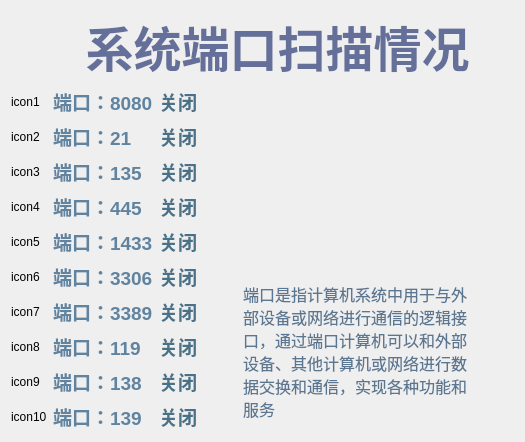
            <widget class="QWidget" name="pageOfPort">
             <layout class="QVBoxLayout" name="verticalLayout_3">
              <item>
               <layout class="QHBoxLayout" name="horizontalLayout_21" stretch="1,20">
                <item>
                 <widget class="clickLabel" name="backOfSystemBug">
                  <property name="text">
                   <string/>
                  </property>
                  <property name="pixmap">
                   <pixmap resource="../resource/res.qrc">:/img/common/back2.png</pixmap>
                  </property>
                  <property name="scaledContents">
                   <bool>false</bool>
                  </property>
                 </widget>
                </item>
                <item>
                 <widget class="QLabel" name="titleOfPortInfo">
                  <property name="text">
                   <string>&lt;html&gt;&lt;head/&gt;&lt;body&gt;&lt;p&gt;&lt;span style=&quot; font-size:36pt; font-weight:600; color:#646f9a;&quot;&gt;系统端口扫描情况&lt;/span&gt;&lt;/p&gt;&lt;/body&gt;&lt;/html&gt;</string>
                  </property>
                  <property name="alignment">
                   <set>Qt::AlignCenter</set>
                  </property>
                 </widget>
                </item>
               </layout>
              </item>
              <item>
               <layout class="QHBoxLayout" name="horizontalLayout_5">
                <item>
                 <layout class="QHBoxLayout" name="horizontalLayout_9">
                  <item>
                   <layout class="QVBoxLayout" name="verticalLayout_7">
                    <item>
                     <widget class="clickLabel" name="iconOfPort8080">
                      <property name="maximumSize">
                       <size>
                        <width>45</width>
                        <height>45</height>
                       </size>
                      </property>
                      <property name="text">
                       <string>icon1</string>
                      </property>
                      <property name="scaledContents">
                       <bool>true</bool>
                      </property>
                     </widget>
                    </item>
                    <item>
                     <widget class="clickLabel" name="iconOfPort21">
                      <property name="maximumSize">
                       <size>
                        <width>45</width>
                        <height>45</height>
                       </size>
                      </property>
                      <property name="text">
                       <string>icon2</string>
                      </property>
                      <property name="scaledContents">
                       <bool>true</bool>
                      </property>
                     </widget>
                    </item>
                    <item>
                     <widget class="clickLabel" name="iconOfPort135">
                      <property name="maximumSize">
                       <size>
                        <width>45</width>
                        <height>45</height>
                       </size>
                      </property>
                      <property name="text">
                       <string>icon3</string>
                      </property>
                      <property name="scaledContents">
                       <bool>true</bool>
                      </property>
                     </widget>
                    </item>
                    <item>
                     <widget class="clickLabel" name="iconOfPort445">
                      <property name="maximumSize">
                       <size>
                        <width>45</width>
                        <height>45</height>
                       </size>
                      </property>
                      <property name="text">
                       <string>icon4</string>
                      </property>
                      <property name="scaledContents">
                       <bool>true</bool>
                      </property>
                     </widget>
                    </item>
                    <item>
                     <widget class="clickLabel" name="iconOfPort1433">
                      <property name="maximumSize">
                       <size>
                        <width>45</width>
                        <height>45</height>
                       </size>
                      </property>
                      <property name="text">
                       <string>icon5</string>
                      </property>
                      <property name="scaledContents">
                       <bool>true</bool>
                      </property>
                     </widget>
                    </item>
                    <item>
                     <widget class="clickLabel" name="iconOfPort3306">
                      <property name="maximumSize">
                       <size>
                        <width>45</width>
                        <height>45</height>
                       </size>
                      </property>
                      <property name="text">
                       <string>icon6</string>
                      </property>
                      <property name="scaledContents">
                       <bool>true</bool>
                      </property>
                     </widget>
                    </item>
                    <item>
                     <widget class="clickLabel" name="iconOfPort3389">
                      <property name="maximumSize">
                       <size>
                        <width>45</width>
                        <height>45</height>
                       </size>
                      </property>
                      <property name="text">
                       <string>icon7</string>
                      </property>
                      <property name="scaledContents">
                       <bool>true</bool>
                      </property>
                     </widget>
                    </item>
                    <item>
                     <widget class="clickLabel" name="iconOfPort119">
                      <property name="maximumSize">
                       <size>
                        <width>45</width>
                        <height>45</height>
                       </size>
                      </property>
                      <property name="text">
                       <string>icon8</string>
                      </property>
                      <property name="scaledContents">
                       <bool>true</bool>
                      </property>
                     </widget>
                    </item>
                    <item>
                     <widget class="clickLabel" name="iconOfPort138">
                      <property name="maximumSize">
                       <size>
                        <width>45</width>
                        <height>45</height>
                       </size>
                      </property>
                      <property name="text">
                       <string>icon9</string>
                      </property>
                      <property name="scaledContents">
                       <bool>true</bool>
                      </property>
                     </widget>
                    </item>
                    <item>
                     <widget class="clickLabel" name="iconOfPort139">
                      <property name="maximumSize">
                       <size>
                        <width>45</width>
                        <height>45</height>
                       </size>
                      </property>
                      <property name="text">
                       <string>icon10</string>
                      </property>
                      <property name="scaledContents">
                       <bool>true</bool>
                      </property>
                     </widget>
                    </item>
                   </layout>
                  </item>
                  <item>
                   <layout class="QVBoxLayout" name="verticalLayout_8">
                    <item>
                     <widget class="clickLabel" name="textOfPort8080">
                      <property name="text">
                       <string>&lt;html&gt;&lt;head/&gt;&lt;body&gt;&lt;p&gt;&lt;span style=&quot; font-size:14pt; font-weight:600; color:#6083a0;&quot;&gt;端口：8080&lt;/span&gt;&lt;/p&gt;&lt;/body&gt;&lt;/html&gt;</string>
                      </property>
                     </widget>
                    </item>
                    <item>
                     <widget class="clickLabel" name="textOfPort21">
                      <property name="text">
                       <string>&lt;html&gt;&lt;head/&gt;&lt;body&gt;&lt;p&gt;&lt;span style=&quot; font-size:14pt; font-weight:600; color:#6083a0;&quot;&gt;端口：21&lt;/span&gt;&lt;/p&gt;&lt;/body&gt;&lt;/html&gt;</string>
                      </property>
                     </widget>
                    </item>
                    <item>
                     <widget class="clickLabel" name="textOfPort135">
                      <property name="text">
                       <string>&lt;html&gt;&lt;head/&gt;&lt;body&gt;&lt;p&gt;&lt;span style=&quot; font-size:14pt; font-weight:600; color:#6083a0;&quot;&gt;端口：135&lt;/span&gt;&lt;/p&gt;&lt;/body&gt;&lt;/html&gt;</string>
                      </property>
                     </widget>
                    </item>
                    <item>
                     <widget class="clickLabel" name="textOfPort445">
                      <property name="text">
                       <string>&lt;html&gt;&lt;head/&gt;&lt;body&gt;&lt;p&gt;&lt;span style=&quot; font-size:14pt; font-weight:600; color:#6083a0;&quot;&gt;端口：445&lt;/span&gt;&lt;/p&gt;&lt;/body&gt;&lt;/html&gt;</string>
                      </property>
                     </widget>
                    </item>
                    <item>
                     <widget class="clickLabel" name="textOfPort1433">
                      <property name="text">
                       <string>&lt;html&gt;&lt;head/&gt;&lt;body&gt;&lt;p&gt;&lt;span style=&quot; font-size:14pt; font-weight:600; color:#6083a0;&quot;&gt;端口：1433&lt;/span&gt;&lt;/p&gt;&lt;/body&gt;&lt;/html&gt;</string>
                      </property>
                     </widget>
                    </item>
                    <item>
                     <widget class="clickLabel" name="textOfPort3306">
                      <property name="text">
                       <string>&lt;html&gt;&lt;head/&gt;&lt;body&gt;&lt;p&gt;&lt;span style=&quot; font-size:14pt; font-weight:600; color:#6083a0;&quot;&gt;端口：3306&lt;/span&gt;&lt;/p&gt;&lt;/body&gt;&lt;/html&gt;</string>
                      </property>
                     </widget>
                    </item>
                    <item>
                     <widget class="clickLabel" name="textOfPort3389">
                      <property name="text">
                       <string>&lt;html&gt;&lt;head/&gt;&lt;body&gt;&lt;p&gt;&lt;span style=&quot; font-size:14pt; font-weight:600; color:#6083a0;&quot;&gt;端口：3389&lt;/span&gt;&lt;/p&gt;&lt;/body&gt;&lt;/html&gt;</string>
                      </property>
                     </widget>
                    </item>
                    <item>
                     <widget class="clickLabel" name="textOfPort119">
                      <property name="text">
                       <string>&lt;html&gt;&lt;head/&gt;&lt;body&gt;&lt;p&gt;&lt;span style=&quot; font-size:14pt; font-weight:600; color:#6083a0;&quot;&gt;端口：119&lt;/span&gt;&lt;/p&gt;&lt;/body&gt;&lt;/html&gt;</string>
                      </property>
                     </widget>
                    </item>
                    <item>
                     <widget class="clickLabel" name="textOfPort138">
                      <property name="text">
                       <string>&lt;html&gt;&lt;head/&gt;&lt;body&gt;&lt;p&gt;&lt;span style=&quot; font-size:14pt; font-weight:600; color:#6083a0;&quot;&gt;端口：138&lt;/span&gt;&lt;/p&gt;&lt;/body&gt;&lt;/html&gt;</string>
                      </property>
                     </widget>
                    </item>
                    <item>
                     <widget class="clickLabel" name="textOfPort139">
                      <property name="text">
                       <string>&lt;html&gt;&lt;head/&gt;&lt;body&gt;&lt;p&gt;&lt;span style=&quot; font-size:14pt; font-weight:600; color:#6083a0;&quot;&gt;端口：139&lt;/span&gt;&lt;/p&gt;&lt;/body&gt;&lt;/html&gt;</string>
                      </property>
                     </widget>
                    </item>
                   </layout>
                  </item>
                  <item>
                   <layout class="QVBoxLayout" name="verticalLayout_9">
                    <item>
                     <widget class="clickLabel" name="stateOfPort8080">
                      <property name="text">
                       <string>&lt;html&gt;&lt;head/&gt;&lt;body&gt;&lt;p&gt;&lt;span style=&quot; font-size:14pt; font-weight:600; color:#497188;&quot;&gt;关闭&lt;/span&gt;&lt;/p&gt;&lt;/body&gt;&lt;/html&gt;</string>
                      </property>
                     </widget>
                    </item>
                    <item>
                     <widget class="clickLabel" name="stateOfPort21">
                      <property name="text">
                       <string>&lt;html&gt;&lt;head/&gt;&lt;body&gt;&lt;p&gt;&lt;span style=&quot; font-size:14pt; font-weight:600; color:#497188;&quot;&gt;关闭&lt;/span&gt;&lt;/p&gt;&lt;/body&gt;&lt;/html&gt;</string>
                      </property>
                     </widget>
                    </item>
                    <item>
                     <widget class="clickLabel" name="stateOfPort135">
                      <property name="text">
                       <string>&lt;html&gt;&lt;head/&gt;&lt;body&gt;&lt;p&gt;&lt;span style=&quot; font-size:14pt; font-weight:600; color:#497188;&quot;&gt;关闭&lt;/span&gt;&lt;/p&gt;&lt;/body&gt;&lt;/html&gt;</string>
                      </property>
                     </widget>
                    </item>
                    <item>
                     <widget class="clickLabel" name="stateOfPort445">
                      <property name="text">
                       <string>&lt;html&gt;&lt;head/&gt;&lt;body&gt;&lt;p&gt;&lt;span style=&quot; font-size:14pt; font-weight:600; color:#497188;&quot;&gt;关闭&lt;/span&gt;&lt;/p&gt;&lt;/body&gt;&lt;/html&gt;</string>
                      </property>
                     </widget>
                    </item>
                    <item>
                     <widget class="clickLabel" name="stateOfPort1433">
                      <property name="text">
                       <string>&lt;html&gt;&lt;head/&gt;&lt;body&gt;&lt;p&gt;&lt;span style=&quot; font-size:14pt; font-weight:600; color:#497188;&quot;&gt;关闭&lt;/span&gt;&lt;/p&gt;&lt;/body&gt;&lt;/html&gt;</string>
                      </property>
                     </widget>
                    </item>
                    <item>
                     <widget class="clickLabel" name="stateOfPort3306">
                      <property name="text">
                       <string>&lt;html&gt;&lt;head/&gt;&lt;body&gt;&lt;p&gt;&lt;span style=&quot; font-size:14pt; font-weight:600; color:#497188;&quot;&gt;关闭&lt;/span&gt;&lt;/p&gt;&lt;/body&gt;&lt;/html&gt;</string>
                      </property>
                     </widget>
                    </item>
                    <item>
                     <widget class="clickLabel" name="stateOfPort3389">
                      <property name="text">
                       <string>&lt;html&gt;&lt;head/&gt;&lt;body&gt;&lt;p&gt;&lt;span style=&quot; font-size:14pt; font-weight:600; color:#497188;&quot;&gt;关闭&lt;/span&gt;&lt;/p&gt;&lt;/body&gt;&lt;/html&gt;</string>
                      </property>
                     </widget>
                    </item>
                    <item>
                     <widget class="clickLabel" name="stateOfPort119">
                      <property name="text">
                       <string>&lt;html&gt;&lt;head/&gt;&lt;body&gt;&lt;p&gt;&lt;span style=&quot; font-size:14pt; font-weight:600; color:#497188;&quot;&gt;关闭&lt;/span&gt;&lt;/p&gt;&lt;/body&gt;&lt;/html&gt;</string>
                      </property>
                     </widget>
                    </item>
                    <item>
                     <widget class="clickLabel" name="stateOfPort138">
                      <property name="text">
                       <string>&lt;html&gt;&lt;head/&gt;&lt;body&gt;&lt;p&gt;&lt;span style=&quot; font-size:14pt; font-weight:600; color:#497188;&quot;&gt;关闭&lt;/span&gt;&lt;/p&gt;&lt;/body&gt;&lt;/html&gt;</string>
                      </property>
                     </widget>
                    </item>
                    <item>
                     <widget class="clickLabel" name="stateOfPort139">
                      <property name="text">
                       <string>&lt;html&gt;&lt;head/&gt;&lt;body&gt;&lt;p&gt;&lt;span style=&quot; font-size:14pt; font-weight:600; color:#497188;&quot;&gt;关闭&lt;/span&gt;&lt;/p&gt;&lt;/body&gt;&lt;/html&gt;</string>
                      </property>
                     </widget>
                    </item>
                   </layout>
                  </item>
                  <item>
                   <layout class="QVBoxLayout" name="verticalLayout_6" stretch="3,0">
                    <property name="spacing">
                     <number>20</number>
                    </property>
                    <property name="leftMargin">
                     <number>40</number>
                    </property>
                    <property name="topMargin">
                     <number>20</number>
                    </property>
                    <property name="rightMargin">
                     <number>20</number>
                    </property>
                    <property name="bottomMargin">
                     <number>10</number>
                    </property>
                    <item>
                     <widget class="QLabel" name="label_7">
                      <property name="maximumSize">
                       <size>
                        <width>566</width>
                        <height>260</height>
                       </size>
                      </property>
                      <property name="text">
                       <string/>
                      </property>
                      <property name="pixmap">
                       <pixmap resource="../resource/res.qrc">:/img/scan/analysis/trial.png</pixmap>
                      </property>
                      <property name="scaledContents">
                       <bool>true</bool>
                      </property>
                     </widget>
                    </item>
                    <item>
                     <layout class="QHBoxLayout" name="horizontalLayout_7" stretch="20,0">
                      <item>
                       <widget class="QLabel" name="textOfDescription">
                        <property name="styleSheet">
                         <string notr="true">QLabel#textOfDescription
{
    border-image: url(:/img/scan/analysis/rect.png);
}</string>
                        </property>
                        <property name="text">
                         <string>&lt;html&gt;&lt;head/&gt;&lt;body&gt;&lt;p&gt;&lt;span style=&quot; font-size:12pt; color:#5b7690;&quot;&gt;端口是指计算机系统中用于与外部设备或网络进行通信的逻辑接口，通过端口计算机可以和外部设备、其他计算机或网络进行数据交换和通信，实现各种功能和服务&lt;/span&gt;&lt;/p&gt;&lt;/body&gt;&lt;/html&gt;</string>
                        </property>
                        <property name="alignment">
                         <set>Qt::AlignLeading|Qt::AlignLeft|Qt::AlignVCenter</set>
                        </property>
                        <property name="wordWrap">
                         <bool>true</bool>
                        </property>
                        <property name="margin">
                         <number>10</number>
                        </property>
                       </widget>
                      </item>
                      <item>
                       <layout class="QVBoxLayout" name="verticalLayout_11">
                        <property name="topMargin">
                         <number>100</number>
                        </property>
                        <item>
                         <widget class="clickLabel" name="iconOfGlass">
                          <property name="maximumSize">
                           <size>
                            <width>50</width>
                            <height>100</height>
                           </size>
                          </property>
                          <property name="text">
                           <string/>
                          </property>
                          <property name="pixmap">
                           <pixmap resource="../resource/res.qrc">:/img/scan/analysis/glass.png</pixmap>
                          </property>
                          <property name="scaledContents">
                           <bool>true</bool>
                          </property>
                         </widget>
                        </item>
                       </layout>
                      </item>
                     </layout>
                    </item>
                   </layout>
                  </item>
                 </layout>
                </item>
               </layout>
              </item>
             </layout>
            </widget>
